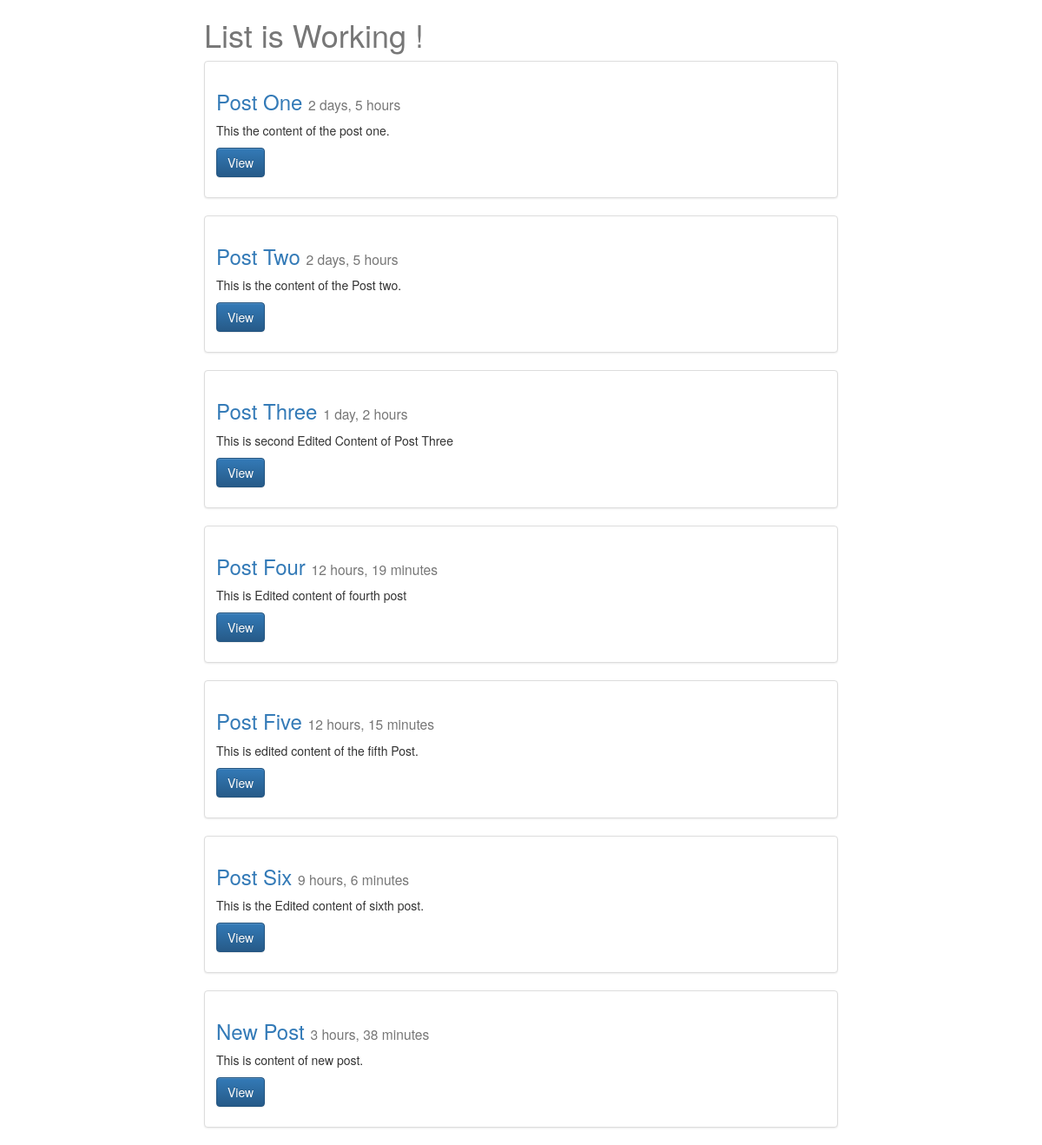
The app's page /posts/, older data.
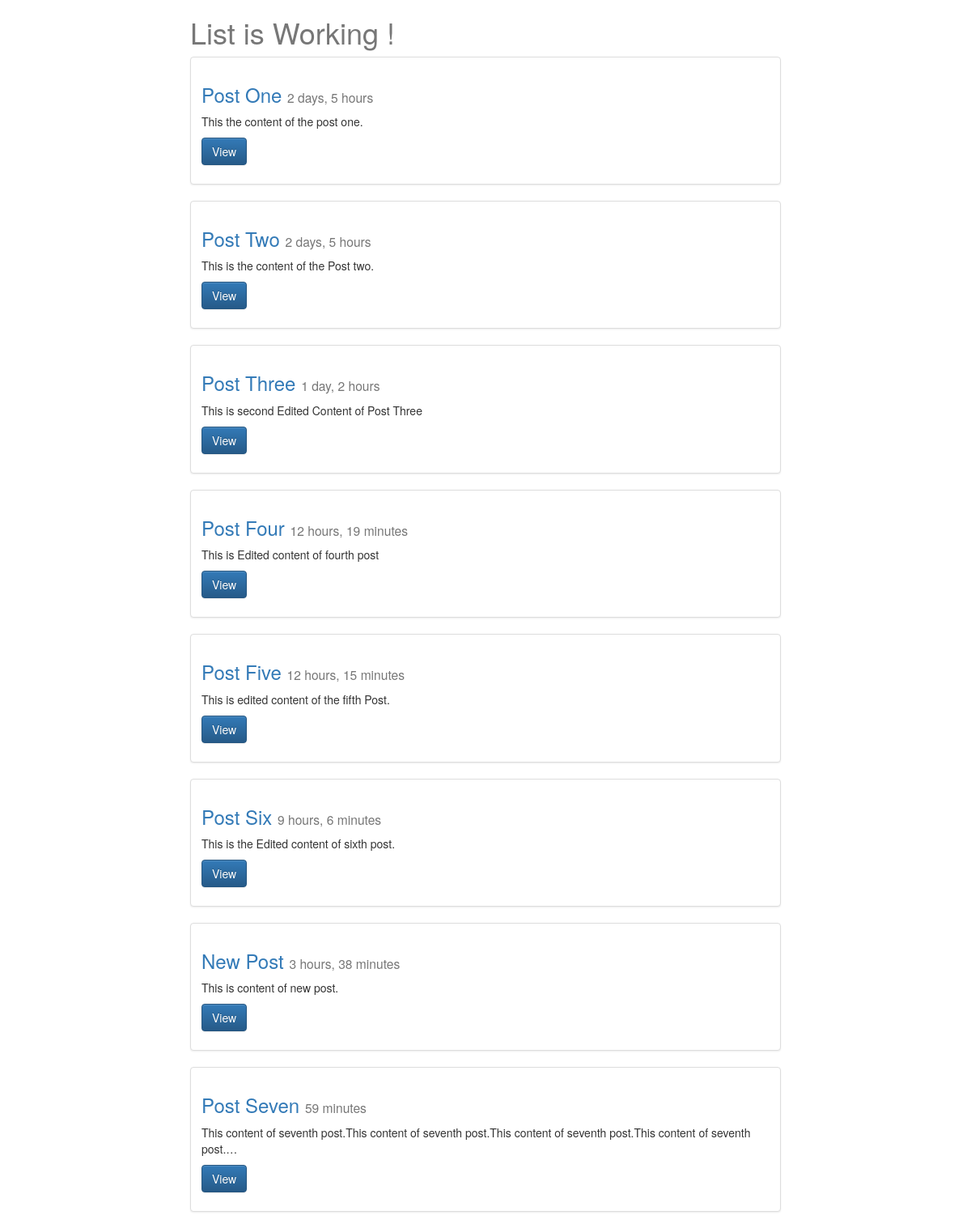
The same page, newer data.
### posts/models.py (models this page shows, shortened)
class Post(models.Model):
	title = models.CharField(max_length=120) #max_length=120
	content = models.TextField()
	updated = models.DateTimeField(auto_now=True, auto_now_add=False)
	timestamp = models.DateTimeField(auto_now=False, auto_now_add=True)
	def get_absolute_url(self):
		return reverse("posts:detail", kwargs={"id": self.id})

### posts/views.py (the view)
def post_list(request): #list items
	queryset = Post.objects.all()
	context = {
		"object_lists": queryset,
		"title": "List"
	 }
	return render(request, "post_list.html", context)

### templates/post_list.html (shortened to what this page needs)
{% extends "base.html" %}
{% block content %}
	<div class='col-sm-8 col-sm-offset-2'>
		<h1> {{ title }} is Working ! </h1>
			{% for obj in object_lists %}
				<div class="row">
					<div class="col-sm-12">
						<div class="thumbnail">
						  <div class="caption">
						    <h3><a href='{{ obj.get_absolute_url }}'>{{ obj.title }}</a>   <small>{{ obj.timestamp|timesince }}</small></h3>
						    <p>{{ obj.content|linebreaks|truncatechars:120 }}</p>
						    <p><a href="{{ obj.get_absolute_url }}" class="btn btn-primary" role="button">View</a></p>
						  </div>
						</div>
					</div>
				</div>
			{% endfor %}
	</div>
{% endblock content %}

### templates/base.html (shortened to what this page needs)
{% load staticfiles %}
<html>
<head>
<link rel="stylesheet" href="https://maxcdn.bootstrapcdn.com/bootstrap/3.3.7/css/bootstrap.min.css">
<link rel="stylesheet" href="https://maxcdn.bootstrapcdn.com/bootstrap/3.3.7/css/bootstrap-theme.min.css">
<link rel='stylesheet' href='{% static "css/base.css" %}' />
</head>
<body>
	<div class='container'>
		{% block content %}
		{% endblock content %}
	</div>
</body>
</html>

### static/css/base.css (style rules this page uses)
h1 { color: #777777; }

Row changes from the older to the newer data that the page shows:
added Post: title "Post Seven", timestamp "59 minutes", content "This content of seventh post.This content of seventh post.This content of seventh post.This content of seventh post.…"
